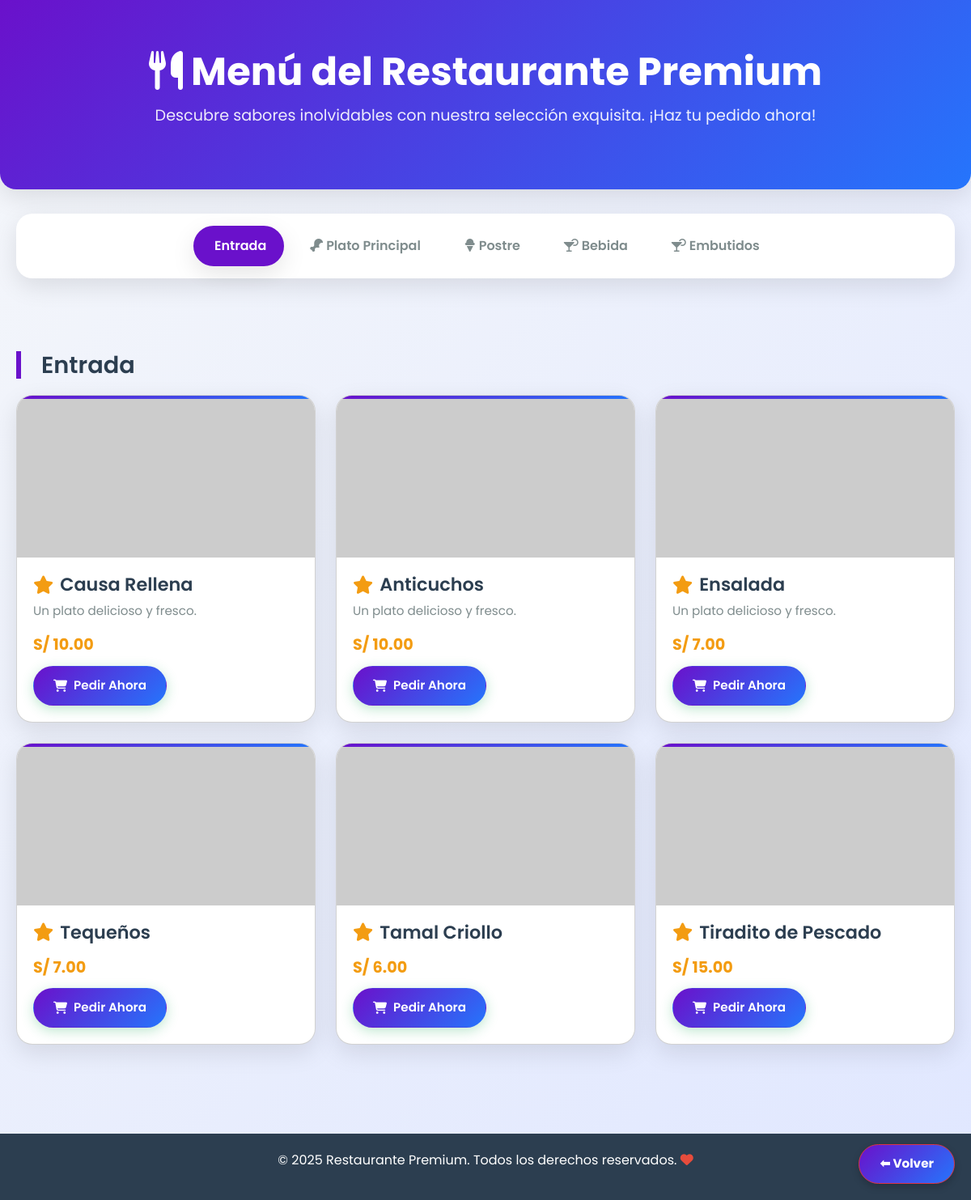
Page /menu.php on the committed database.
### tables this page shows
CREATE TABLE `platos` (
  `id` int(11) NOT NULL,
  `nombre` varchar(100) DEFAULT NULL,
  `descripcion` text DEFAULT NULL,
  `precio` decimal(10,2) DEFAULT NULL,
  `categoria` enum('Entrada','Plato Principal','Postre','Bebida','Embutidos') DEFAULT NULL,
  `sede` varchar(100) NOT NULL,
  `estado` enum('Disponible','Agotado') DEFAULT 'Disponible',
  `imagen` varchar(200) DEFAULT NULL,
  `stock` int(11) NOT NULL DEFAULT 0,
  `existencia` int(11) NOT NULL DEFAULT 0
);

### menu.php (the view, shortened to what this page needs)
<?php
$conn = new mysqli("localhost", "root", "", "restaurante_db");
$conn->set_charset("utf8");
$categorias = ["Entrada", "Plato Principal", "Postre", "Bebida", "Embutidos"];
function obtenerPlatos($conn, $categoria)
{
    $stmt = $conn->prepare("SELECT * FROM platos WHERE categoria = ? AND estado = 'Disponible'");
    $stmt->bind_param("s", $categoria);
    $stmt->execute();
    return $stmt->get_result();
}
?>
<!DOCTYPE html>
<html lang="es">
<head>
    <link href="https://cdn.jsdelivr.net/npm/sweetalert2@11/dist/sweetalert2.min.css" rel="stylesheet">
    <link href="https://cdn.jsdelivr.net/npm/bootstrap@5.3.3/dist/css/bootstrap.min.css" rel="stylesheet">
    <link rel="stylesheet" href="https://cdnjs.cloudflare.com/ajax/libs/font-awesome/6.4.0/css/all.min.css">
</head>
<body>
    <header class="fade-in-up">
        <h1><i class="fas fa-utensils"></i> Menú del Restaurante Premium</h1>
        <p>Descubre sabores inolvidables con nuestra selección exquisita. ¡Haz tu pedido ahora!</p>
    </header>
    <nav class="nav-categorias">
        <?php foreach ($categorias as $index => $cat):
            $icono = ($index === 0) ? 'cheese-wedge' : (($index === 1) ? 'drumstick-bite' : (($index === 2) ? 'ice-cream' : 'cocktail'));
        ?>
            <button class="nav-btn <?= $index === 0 ? 'active' : '' ?>" data-categoria="<?= strtolower(str_replace(' ', '-', $cat)) ?>">
                <i class="fas fa-<?= $icono ?>"></i> <?= $cat ?>
            </button>
        <?php endforeach; ?>
    </nav>
    <div class="menu-container">
        <?php foreach ($categorias as $index => $cat):
            $result = obtenerPlatos($conn, $cat);
            $seccionId = strtolower(str_replace(' ', '-', $cat));
        ?>
            <section id="seccion-<?= $seccionId ?>" class="categoria-section <?= $index === 0 ? 'active' : '' ?>">
                <h2 class="fade-in-up"><i class="fas fa-<?= ($index === 0) ? 'cheese-wedge' : (($index === 1) ? 'drumstick-bite' : (($index === 2) ? 'ice-cream' : 'cocktail')) ?>"></i> <?= $cat ?></h2>
                <div class="menu-grid">
                    <?php if ($result->num_rows > 0):
                        $contador = 0;
                        while ($row = $result->fetch_assoc()): $contador++;
                    ?>
                            <div class="card fade-in-up" style="animation-delay: <?= $contador * 0.1 ?>s;">
                                <img src="<?= htmlspecialchars($row['imagen']) ?>" alt="<?= htmlspecialchars($row['nombre']) ?>" loading="lazy" onerror="this.src='https://via.placeholder.com/280x200?text=Imagen+no+disponible'">
                                <div class="card-content">
                                    <h3><i class="fas fa-star" style="color: var(--accent-color);"></i> <?= htmlspecialchars($row['nombre']) ?></h3>
                                    <p class="descripcion"><?= isset($row['descripcion']) ? htmlspecialchars($row['descripcion']) : 'Un plato delicioso y fresco.' ?></p>
                                    <p class="precio">S/ <?= number_format($row['precio'], 2) ?></p>
                                    <a href="pedido.php?id=<?= $row['id'] ?>" class="btn pedir-btn" data-nombre="<?= htmlspecialchars($row['nombre']) ?>"><i class="fas fa-shopping-cart"></i> Pedir Ahora</a>
                                </div>
                            </div>
                        <?php endwhile;
                    else: ?>
                        <p class="no-productos"><i class="fas fa-exclamation-triangle"></i> No hay productos disponibles en esta categoría.</p>
                    <?php endif; ?>
                </div>
            </section>
        <?php endforeach; ?>
        <button class="btn btn-danger btn-volver" onclick="volverIndex()">⬅ Volver</button>
    </div>
    <footer>
        <p>&copy; 2025 Restaurante Premium. Todos los derechos reservados. <i class="fas fa-heart" style="color: #e74c3c;"></i></p>
    </footer>
</body>
</html>

### menu.php (style rules this page uses)
:root { --primary-color: #6a11cb; --secondary-color: #2575fc; --accent-color: #f39c12; --text-dark: #2c3e50; --text-light: #7f8c8d; --bg-light: #f5f7fa; --white: #ffffff; --shadow: 0 10px 30px rgba(0, 0, 0, 0.1); --shadow-hover: 0 20px 40px rgba(0, 0, 0, 0.15); --border-radius: 20px; --transition: all 0.3s cubic-bezier(0.4, 0, 0.2, 1); }
body { font-family: 'Poppins', sans-serif; background: linear-gradient(135deg, var(--bg-light) 0%, #e0e7ff 100%); color: var(--text-dark); line-height: 1.6; overflow-x: hidden; margin: 0; }
.fade-in-up { animation: fadeInUp 0.6s ease forwards; }
header { text-align: center; padding: 60px 20px; background: linear-gradient(135deg, var(--primary-color), var(--secondary-color)); color: var(--white); border-bottom-left-radius: var(--border-radius); border-bottom-right-radius: var(--border-radius); box-shadow: var(--shadow); }
header h1 { font-size: 3rem; font-weight: 700; margin-bottom: 10px; }
header p { font-size: 1.2rem; opacity: 0.9; }
.nav-categorias { display: flex; justify-content: center; flex-wrap: wrap; gap: 10px; margin: 30px 20px; position: sticky; top: 0; background: var(--white); padding: 15px; border-radius: var(--border-radius); box-shadow: var(--shadow); z-index: 10; }
.nav-btn { background: none; border: 2px solid transparent; padding: 10px 20px; border-radius: 50px; cursor: pointer; font-weight: 600; transition: var(--transition); color: var(--text-light); }
.nav-btn.active { background: var(--primary-color); color: var(--white); border-color: var(--primary-color); box-shadow: var(--shadow); }
.menu-container { max-width: 1200px; margin: 0 auto; padding: 20px; }
h2 { margin: 40px 0 20px; color: var(--text-dark); font-size: 1.8rem; font-weight: 600; border-left: 6px solid var(--primary-color); padding-left: 15px; display: flex; align-items: center; gap: 10px; }
.menu-grid { display: grid; grid-template-columns: repeat(auto-fit, minmax(280px, 1fr)); gap: 25px; margin-bottom: 40px; }
.card { background: var(--white); border-radius: var(--border-radius); box-shadow: var(--shadow); overflow: hidden; transition: var(--transition); position: relative; opacity: 0; transform: translateY(20px); }
.card::before { content: ''; position: absolute; top: 0; left: 0; right: 0; height: 4px; background: linear-gradient(90deg, var(--primary-color), var(--secondary-color)); }
.card img { width: 100%; height: 200px; object-fit: cover; transition: var(--transition); }
.card-content { padding: 20px; }
.card h3 { font-size: 1.4rem; font-weight: 600; color: var(--text-dark); margin-bottom: 8px; display: flex; align-items: center; gap: 8px; }
.card p.precio { font-weight: 700; color: var(--accent-color); font-size: 1.2rem; margin-bottom: 10px; }
.card p.descripcion { color: var(--text-light); font-size: 0.95rem; margin-bottom: 15px; line-height: 1.5; }
.btn { display: inline-flex; align-items: center; gap: 8px; background: linear-gradient(135deg, var(--primary-color), var(--secondary-color)); color: var(--white); padding: 12px 24px; border-radius: 50px; text-decoration: none; font-weight: 600; font-size: 0.95rem; transition: var(--transition); position: relative; overflow: hidden; box-shadow: 0 4px 15px rgba(39, 174, 96, 0.3); }
.btn::before { content: ''; position: absolute; top: 50%; left: 50%; width: 0; height: 0; background: rgba(255, 255, 255, 0.3); border-radius: 50%; transform: translate(-50%, -50%); transition: width 0.6s, height 0.6s; }
footer { background: var(--text-dark); color: var(--white); text-align: center; padding: 20px; margin-top: 50px; }
.btn-volver { position: fixed; bottom: 20px; right: 20px; border-radius: 50px; padding: 12px 25px; font-weight: bold; box-shadow: 0 4px 10px rgba(0, 0, 0, 0.2); transition: all 0.3s ease; }
.categoria-section { display: none; }
.categoria-section.active { display: block; }

### rows in the picture
platos: nombre "Causa Rellena", shows "Un plato delicioso y fresco.", precio "10.00"
platos: nombre "Anticuchos", shows "Un plato delicioso y fresco.", precio "10.00"
platos: nombre "Ensalada", shows "Un plato delicioso y fresco.", precio "7.00"
platos: nombre "Tequeños", precio "7.00"
platos: nombre "Tamal Criollo", precio "6.00"
platos: nombre "Tiradito de Pescado", precio "15.00"

### other values in the picture
$cat "Entrada"
$cat "Plato Principal"
$cat "Postre"
$cat "Bebida"
$cat "Embutidos"
